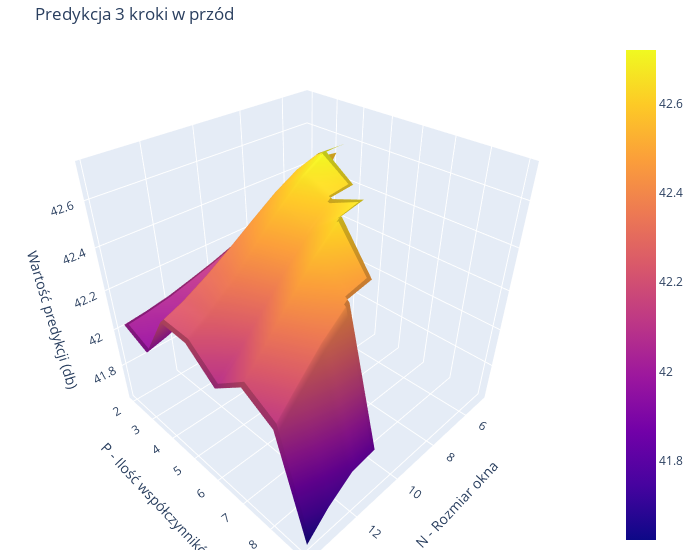

Source (notebook cell):
### Code cell
import plotly.graph_objects as go
import numpy as np

result = np.where(prediction_gains != 0, prediction_gains, float("nan"))
pred = 1

fig = go.Figure(data=[
    go.Surface(z=result[pred]),
    ])

fig.update_layout(scene = dict(
                    xaxis_title='N - Rozmiar okna',
                    yaxis_title='P - Ilość współczynników',
                    zaxis_title='Wartość predykcji (db)'),
                    width=700,
                    margin = dict(r=20, b=10, l=10, t=40),
                    xaxis = dict(nticks=4, range=[-100,100],),
                    title='Predykcja {} kroki w przód'.format(K_FORECAST[pred]),
                    )

fig.show()

### Figure 1 — Plotly figure (JSON) as saved in the notebook; plotly's stock layout.template omitted (floating-point values rounded to 4 significant figures; data arrays with more than 128 entries replaced by an {"elided": "..."} marker saying what was removed)
{"data": [{"type": "surface", "z": {"elided": "10x16 float values"}}], "layout": {"margin": {"b": 10, "l": 10, "r": 20, "t": 40}, "scene": {"xaxis": {"title": {"text": "N - Rozmiar okna"}}, "yaxis": {"title": {"text": "P - Ilość współczynników"}}, "zaxis": {"title": {"text": "Wartość predykcji (db)"}}}, "title": {"text": "Predykcja 3 kroki w przód"}, "width": 700, "xaxis": {"nticks": 4, "range": [-100, 100]}}}
